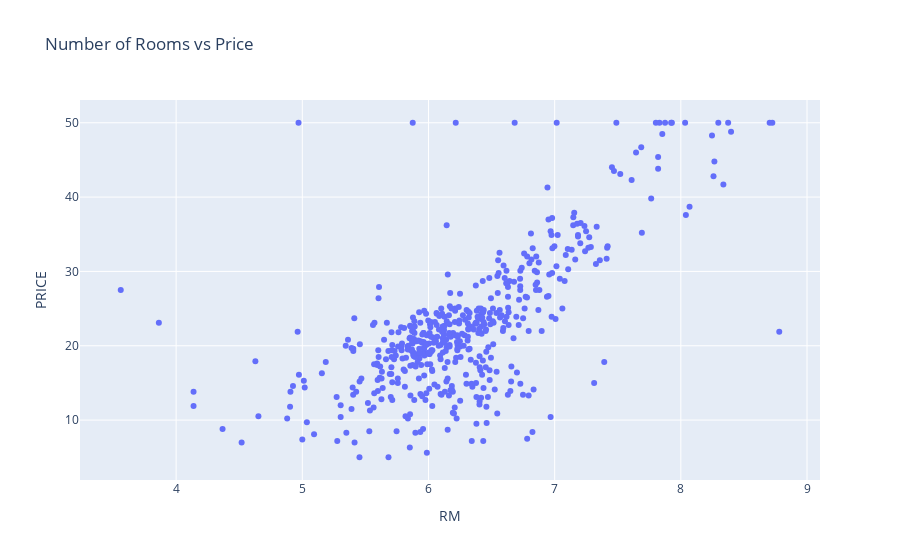

Notebook code for this chart:
### Markdown cell above
Distribution of House prices:
- The distribution of house prices is slightly right-skewed, meaning:
    - Most houses are clustered around the $20,000–$25,000 range.
    - A smaller number of houses have significantly higher prices (up to $50,000).
- The KDE (kernel density estimate) shows a smooth curve representing the probability density.
- This indicates non-uniform pricing, with a larger number of moderately priced houses and fewer luxury homes.

### Code cell
px.scatter(data, x='RM', y='PRICE', title='Number of Rooms vs Price')

### Figure 1 — Plotly figure (JSON) as saved in the notebook; plotly's stock layout.template omitted (floating-point values rounded to 4 significant figures; data arrays with more than 128 entries replaced by an {"elided": "..."} marker saying what was removed)
{"data": [{"hovertemplate": "RM=%{x}<br>PRICE=%{y}<extra></extra>", "legendgroup": "", "marker": {"color": "#636efa", "symbol": "circle"}, "mode": "markers", "name": "", "orientation": "v", "showlegend": false, "type": "scatter", "x": {"elided": "506 float values"}, "xaxis": "x", "y": {"elided": "506 float values"}, "yaxis": "y"}], "layout": {"legend": {"tracegroupgap": 0}, "title": {"text": "Number of Rooms vs Price"}, "xaxis": {"anchor": "y", "domain": [0, 1], "title": {"text": "RM"}}, "yaxis": {"anchor": "x", "domain": [0, 1], "title": {"text": "PRICE"}}}}
